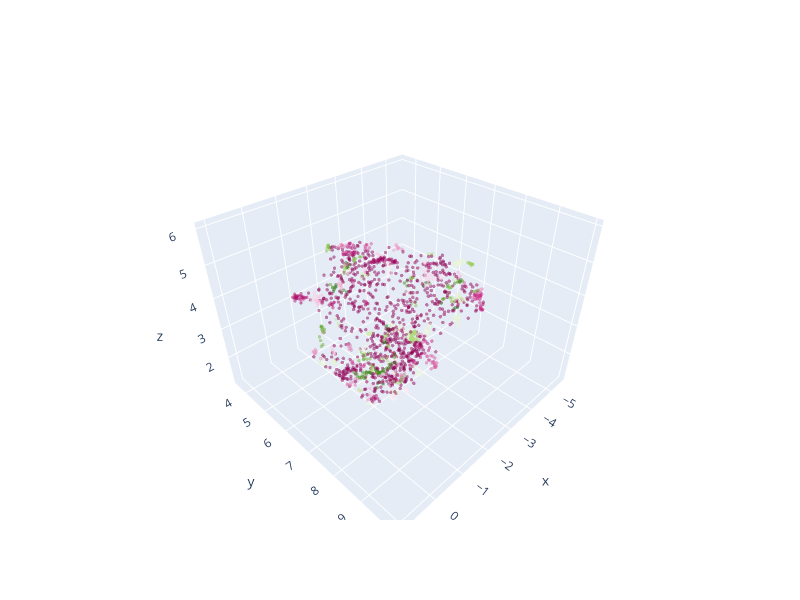

This figure's notebook cell:
### Code cell
clusters = cluster_texts_and_draw(umaped_vct, 0.12)

### Figure 1 — Plotly figure (JSON) as saved in the notebook; plotly's stock layout.template omitted (floating-point values rounded to 4 significant figures; data arrays with more than 128 entries replaced by an {"elided": "..."} marker saying what was removed)
{"data": [{"hovertext": {"elided": "1708 str values"}, "marker": {"color": {"elided": "1708 int values"}, "line": {"width": 0}, "size": 2}, "mode": "markers", "opacity": 0.5, "type": "scatter3d", "x": {"elided": "1708 float values"}, "y": {"elided": "1708 float values"}, "z": {"elided": "1708 float values"}}], "layout": {"height": 600, "width": 800}}
